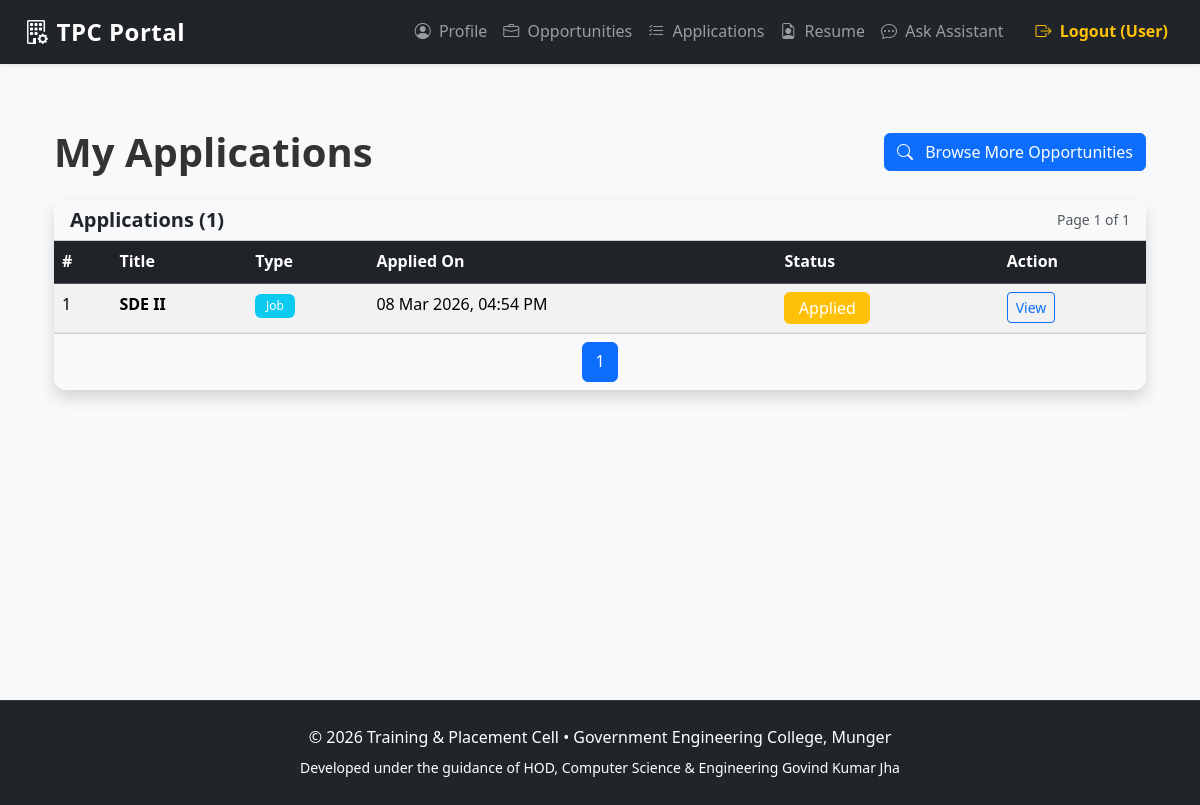
The page /student/applications (signed in) on the database its author committed.
### app/models.py (models this page shows, shortened)
class Application(db.Model):
    __tablename__ = 'applications'
    id = db.Column(db.Integer, primary_key=True)
    student_id = db.Column(db.Integer, db.ForeignKey('users.id'), nullable=False)
    job_id = db.Column(db.Integer, db.ForeignKey('jobs.id'), nullable=True)
    opportunity_id = db.Column(db.Integer, db.ForeignKey('opportunities.id'), nullable=True)
    status = db.Column(db.String(30), default='Applied', nullable=False)  # Applied, Shortlisted, Selected, Rejected
    applied_at = db.Column(db.DateTime, default=datetime.utcnow)
    updated_at = db.Column(db.DateTime, default=datetime.utcnow, onupdate=datetime.utcnow)
    student = db.relationship('User', back_populates='applications')
    job = db.relationship('Job', back_populates='applications')
    opportunity = db.relationship('Opportunity', foreign_keys=[opportunity_id])
    __table_args__ = (
        db.UniqueConstraint('student_id', 'job_id', name='unique_student_job_application'),
        db.UniqueConstraint('student_id', 'opportunity_id', name='unique_student_opportunity_application'),
    )

class Opportunity(db.Model):
    __tablename__ = 'opportunities'
    id = db.Column(db.Integer, primary_key=True)
    title = db.Column(db.String(200), nullable=False)
    type = db.Column(db.String(50), nullable=False)  # e.g. Job, Internship, Session, Hackathon, Bootcamp, Seminar
    organizer = db.Column(db.String(150))
    company_name = db.Column(db.String(150))
    description = db.Column(db.Text)
    requirements = db.Column(db.Text)  # JSON string or newline-separated list
    date = db.Column(db.DateTime)
    mode = db.Column(db.String(50))
    ctc = db.Column(db.String(50))  # e.g. "12 LPA", "500/month"
    min_cgpa = db.Column(db.Float)  # Minimum CGPA required
    allowed_branches = db.Column(db.Text)  # comma-separated
    deadline = db.Column(db.DateTime)  # Application deadline
    created_at = db.Column(db.DateTime, default=datetime.utcnow)

### app/student/routes.py (the view)
@bp.route('/applications')
@student_required
def applications():
    page = request.args.get('page', 1, type=int)
    user_id = session['user_id']
    apps = Application.query.filter_by(student_id=user_id)\
                            .order_by(Application.applied_at.desc())\
                            .paginate(page=page, per_page=10, error_out=False)
    return render_template(
        'student/application.html',
        applications=apps,
        now=datetime.utcnow()
    )

### app/student/routes.py (called while the page is built)
def student_required(f):
    @wraps(f)
    def decorated_function(*args, **kwargs):
        if 'user_id' not in session or session.get('role') != 'Student':
            flash('This area is only for students. Please log in.', 'warning')
            return redirect(url_for('auth.login'))
        return f(*args, **kwargs)
    return decorated_function

### templates/student/application.html (shortened to what this page needs)
{% extends "base.html" %}
{% block content %}
<div class="container py-4">
    <div class="d-flex justify-content-between align-items-center mb-4">
        <h1 class="mb-0">My Applications</h1>
        <a href="{{ url_for('student.browse_opportunities') }}" class="btn btn-primary">
            <i class="bi bi-search me-2"></i> Browse More Opportunities
        </a>
    </div>
    {% if applications.items %}
    <div class="card shadow border-0">
        <div class="card-header bg-light d-flex justify-content-between align-items-center">
            <h5 class="mb-0">Applications ({{ applications.total }})</h5>
            <small class="text-muted">Page {{ applications.page }} of {{ applications.pages }}</small>
        </div>
        <div class="card-body p-0">
            <div class="table-responsive">
                <table class="table table-hover table-striped mb-0">
                    <thead class="table-dark">
                        <tr>
                            <th>#</th>
                            <th>Title</th>
                            <th>Type</th>
                            <th>Applied On</th>
                            <th>Status</th>
                            <th>Action</th>
                        </tr>
                    </thead>
                    <tbody>
                        {% for app in applications.items %}
                        <tr>
                            <td>{{ loop.index + (applications.page - 1) * applications.per_page }}</td>
                            <td class="fw-bold">
                                {% if app.job %}
                                    {{ app.job.company_name }}
                                {% elif app.opportunity %}
                                    {{ app.opportunity.title }}
                                {% else %}
                                    Unknown
                                {% endif %}
                            </td>
                            <td>
                                {% if app.job %}
                                    <span class="badge bg-primary">Job</span>
                                {% elif app.opportunity %}
                                    <span class="badge bg-info">{{ app.opportunity.type }}</span>
                                {% endif %}
                            </td>
                            <td>{{ app.applied_at.strftime('%d %b %Y, %I:%M %p') }}</td>
                            <td>
                                {% if app.status == 'Applied' %}
                                    <span class="badge bg-warning fs-6">Applied</span>
                                {% elif app.status == 'Shortlisted' %}
                                    <span class="badge bg-info fs-6">Shortlisted</span>
                                {% elif app.status == 'Selected' %}
                                    <span class="badge bg-success fs-6">Selected</span>
                                {% elif app.status == 'Rejected' %}
                                    <span class="badge bg-danger fs-6">Rejected</span>
                                {% else %}
                                    <span class="badge bg-secondary fs-6">{{ app.status }}</span>
                                {% endif %}
                            </td>
                            <td>
                                {% if app.opportunity %}
                                    <a href="{{ url_for('student.view_opportunity', opp_id=app.opportunity.id) }}"
                                       class="btn btn-sm btn-outline-primary">View</a>
                                {% endif %}
                        </tr>
                        {% endfor %}
                    </tbody>
                </table>
            </div>
        </div>
        <div class="card-footer bg-light">
            <nav aria-label="Applications pagination">
                <ul class="pagination justify-content-center mb-0">
                    {% for p in applications.iter_pages(left_edge=2, right_edge=2) %}
                        {% if p %}
                            {% if p == applications.page %}
                            <li class="page-item active"><span class="page-link">{{ p }}</span></li>
                            {% else %}
                            <li class="page-item"><a class="page-link" href="{{ url_for('student.applications', page=p) }}">{{ p }}</a></li>
                            {% endif %}
                        {% else %}
                            <li class="page-item disabled"><span class="page-link">...</span></li>
                        {% endif %}
                    {% endfor %}
                </ul>
            </nav>
        </div>
    </div>
    {% endif %}
</div>
{% endblock %}
{% block extra_head %}
<link rel="stylesheet" href="https://cdn.jsdelivr.net/npm/bootstrap-icons@1.11.3/font/bootstrap-icons.min.css">
{% endblock %}

### static/css/styles.css (style rules this page uses)
:root { --primary: #0d6efd; --primary-dark: #0b5ed7; --success: #198754; --warning: #ffc107; --danger: #dc3545; --info: #0dcaf0; --light-bg: #f8f9fa; --dark-bg: #212529; }
body { font-family: 'Segoe UI', system-ui, -apple-system, sans-serif; background-color: var(--light-bg); color: #333; line-height: 1.6; }
h1, h2, h3, h4, h5, h6 { font-weight: 600; }
.card { border-radius: 12px; overflow: hidden; }
.btn { font-weight: 500; transition: all 0.15s ease; white-space: nowrap; }
.btn-primary { background-color: var(--primary); border-color: var(--primary); }
.badge { font-weight: 500; padding: 0.5em 0.9em; }
.table { --bs-table-bg: white; --bs-table-accent-bg: rgba(0,0,0,0.02); }
.table-hover tbody tr { transition: background-color 0.15s ease-in-out; }

### rows shown on the page
Application: opportunity "SDE II", opportunity.type "Job", applied_at "08 Mar 2026, 04:54 PM", status "Applied"

### other values the page prints
{{ session.username if 'username' in session else 'User' }} "User"
{{ applications.total }} "1"
{{ applications.page }} "1"
{{ applications.pages }} "1"
{{ p }} "1"
